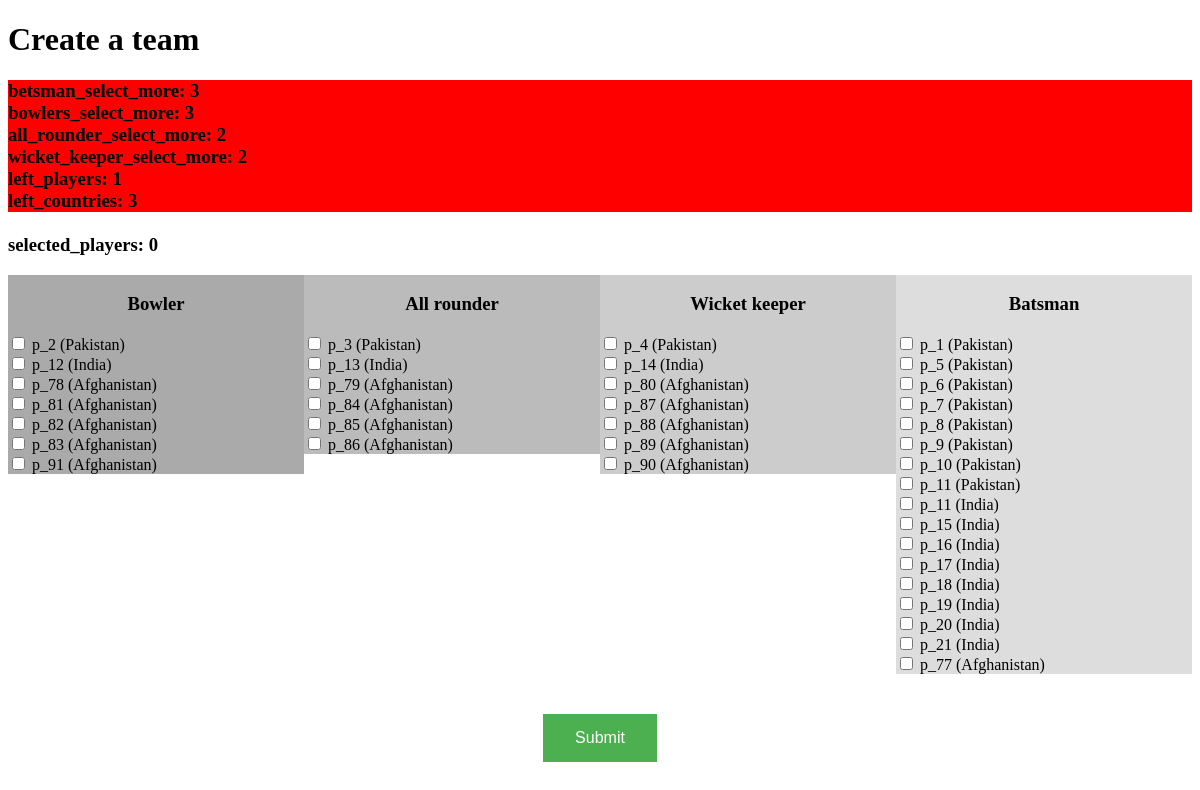
The page /normal_user/create_team on the database its author committed.
### super_user/models.py (models this page shows)
class country(models.Model):
	name = models.TextField(max_length=255)
	created_at = models.DateTimeField()
	class Meta:
		db_table = "country"

### normal_user/views.py (the view)
# urls.py: url("create_team",         create_team,        name="create_team"          ),
@user_passes_test(check_normal_user)
def create_team(request):
	if Teams.objects.filter(user_id=request.user.id):
		return HttpResponse("You team is already created!")
	cursor = connection.cursor()
	data = cursor.execute('''
		select c.name, p.name, p.category
		from players p
		LEFT JOIN country c
		ON c.id = p.country_id''').fetchall()
	param = {'bowler' : [],
            'all_rounder' : [],
            'wicket_keeper' : [],
            'batsman' : []}
	for e,i in enumerate(data):
		param[i[-1]].append((i[1], i[0], e))
	return render(request, "create_team.html", param)

### normal_user/views.py (called while the page is built)
def check_normal_user(user):
   return not user.is_superuser

### normal_user/templates/create_team.html (shortened to what this page needs)
<!DOCTYPE html>
<html>
	<head>
	</head>
	<body>
		<form action="/normal_user/my_form" method="POST" id="team_createion_form" team-createion-form-url="{% url 'ajax_creation_form' %}">
			<h1>Create a team</h1>
			<h3>
				<div style="background: red;" id="betsman_select_more">betsman_select_more: 3</div>
				<div style="background: red;" id="bowlers_select_more">bowlers_select_more: 3</div>
				<div style="background: red;" id="all_rounder_select_more">all_rounder_select_more: 2</div>
				<div style="background: red;" id="wicket_keeper_select_more">wicket_keeper_select_more: 2</div>
				<div style="background: red;" id="left_players">left_players: 1</div>
				<div style="background: red;" id="left_countries">left_countries: 3</div>
				<br>
				<div                          id="selected_players">selected_players: 0</div>
			</h3>
			<div class="row">
				<div class="column" style="background-color:#aaa;">
				<center><h3><b>Bowler</b></h3></center>
				{% for i in bowler %}
					<input type="checkbox" class="player_c" id="{{ i.0 }}|{{ i.1 }}" name="{{ i.2 }}" value="{{ i.0 }}|{{ i.1 }}|bowler" >
					<label for="{{ i.0 }}|{{ i.1 }}">{{ i.0 }} ({{ i.1 }})</label><br>
				{% endfor %}
				</div>
				<div class="column" style="background-color:#bbb;">
					<center><h3><b>All rounder</b></h3></center>
					{% for i in all_rounder %}
						<input type="checkbox" class="player_c" id="{{ i.0 }}|{{ i.1 }}" name="{{ i.2 }}" value="{{ i.0 }}|{{ i.1 }}|all_rounder">
						<label for="{{ i.0 }}|{{ i.1 }}">{{ i.0 }} ({{ i.1 }})</label><br>
					{% endfor %}
				</div>
				<div class="column" style="background-color:#ccc;">
					<center><h3><b>Wicket keeper</b></h3></center>
					{% for i in wicket_keeper %}
						<input type="checkbox" class="player_c" id="{{ i.0 }}|{{ i.1 }}" name="{{ i.2 }}" value="{{ i.0 }}|{{ i.1 }}|wicket_keeper">
						<label for="{{ i.0 }}|{{ i.1 }}">{{ i.0 }} ({{ i.1 }})</label><br>
					{% endfor %}
				</div>
				<div class="column" style="background-color:#ddd;">
					<center><h3><b>Batsman</b></h3></center>
					{% for i in batsman %}
						<input type="checkbox" class="player_c" id="{{ i.0 }}|{{ i.1 }}" name="{{ i.2 }}" value="{{ i.0 }}|{{ i.1 }}|batsman">
						<label for="{{ i.0 }}|{{ i.1 }}">{{ i.0 }} ({{ i.1 }})</label><br>
					{% endfor %}
				</div>
			</div>
			<br><br>
			<center><input type="submit" class="submit" value="Submit" disabled></center>
			<br><br>
		</form>
	</body>
</html>

### normal_user/templates/create_team.html (style rules this page uses)
* { box-sizing: border-box; }
.column { float: left; width: 25%; }
.row:after { content: ""; display: table; clear: both; }
.submit { background-color: #4CAF50; border: none; color: white; padding: 15px 32px; text-align: center; text-decoration: none; display: inline-block; font-size: 16px; margin: 4px 2px; cursor: pointer; }

### rows shown on the page
country: i "p_2", name "Pakistan", i "p_3", i "p_4", i "p_1", i "p_5", i "p_6", i "p_7", i "p_8", i "p_9", i "p_10", i "p_11"
country: i "p_12", name "India", i "p_13", i "p_14", i "p_11", i "p_15", i "p_16", i "p_17", i "p_18", i "p_19", i "p_20", i "p_21"
country: i "p_78", name "Afghanistan", i "p_81", i "p_82", i "p_83", i "p_91", i "p_79", i "p_84", i "p_85", i "p_86", i "p_80", i "p_87", i "p_88", i "p_89", i "p_90", i "p_77"
